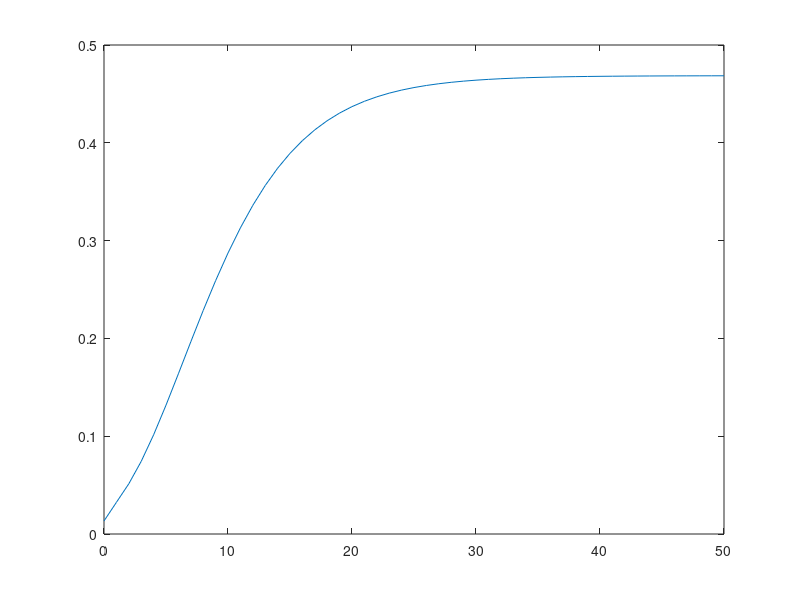

MATLAB code to generate this figure:
clc
clear all

%% 给定系统参数,参数来自 《Mode-Independent H2-Control of a DC Motor Modeled as a Markov Jump Linear System》
%% 控制系统参数
modes = 2; %系统模态数量
A(:,:,1) = 0.8353; %被控系统状态方程状态转移矩阵
A(:,:,2) = 0.9646;

B(:,:,1) = 0.0915; %被控系统状态方程控制输入增益矩阵
B(:,:,2) = 0.0982; 

F(:,:,1) = [0.20 0 0]; %被控系统状态方程噪声增益矩阵
F(:,:,2) = [0.20 0 0];

C(:,:,1) = 1; %被控系统输出方程输出矩阵
C(:,:,2) = 1;

D(1) = 1; %被控系统输出方程控制输入增益矩阵
D(2) = 1; 

H(:,:,1) = [0 0 0.15]; %被控系统输出方程噪声增益矩阵
H(:,:,2) = [0 0 0.15]; 

E(:,:,1) = [1]; %被控系统量测方程量测矩阵
E(:,:,2) = [1];

G(:,:,1) = [0 0.3 0]; %被控系统量测方程噪声增益矩阵
G(:,:,2) = [0 0.3 0];

Pr(:,:) = [0.9767 0.0233;0.0435 0.9565]; % 被控系统模态转移概率

%% 跟踪系统参数
alpha = 0.15;
a = 0.4;
b = 0.5;
c = sqrt(1-a^2-b^2); %由以上参数构造三维正弦波
hat_A = [cos(alpha)+(1-cos(alpha))*a^2   (1-cos(alpha))*a*b-sin(alpha)*c  (1-cos(alpha))*a*c+sin(alpha)*b;
    (1-cos(alpha))*a*b+sin(alpha)*c  cos(alpha)+(1-cos(alpha))*b^2    (1-cos(alpha))*b*c-sin(alpha)*a;
    (1-cos(alpha))*a*c-sin(alpha)*b  (1-cos(alpha))*b*c+sin(alpha)*a  cos(alpha)+(1-cos(alpha))*c^2;]; %被跟踪系统状态方程状态转移矩阵

hat_F = [0.2 0 0 0 0 0 0 0 0;0 0.2 0 0 0 0 0 0 0;0 0 0.2 0 0 0 0 0 0]; %被跟踪系统状态方程噪声增益矩阵

hat_C = [1 1 1]; %被跟踪系统输出方程输出矩阵

hat_E = [1.5 0 0;0 2 0]; %被跟踪系统量测方程量测矩阵

hat_G = [0 0 0 0.25 0 0 0 0 0;0 0 0 0 0.20 0 0 0 0];%被跟踪系统量测方程噪声增益矩阵

%% 构造增广系统参数
[A_row,~] = size(A(:,:,1));  %size函数默认返回矩阵维度,获取被控系统状态的维数
[~,B_col] = size(B(:,:,1));  %获取被控系统控制输入的维数
[~,F_col] = size(F(:,:,1));  %获取被控系统噪声的维数
[C_row,~] = size(C(:,:,1));  %获取被控系统输出的维数
[E_row,~] = size(E(:,:,1));  %获取被控系统量测的维数
[hat_A_row,~] = size(hat_A); %获取被跟踪系统状态的维数
[~,hat_F_col] = size(hat_F); %获取被跟踪系统随机输入的维数
[hat_E_row,~] = size(hat_E); %获取被跟踪系统量测的维数

tilde_A = zeros(A_row + hat_A_row,A_row + hat_A_row,modes); %根据系统维数定义增广矩阵
tilde_B = zeros(A_row + hat_A_row,B_col,modes);
tilde_F = zeros(A_row + hat_A_row,F_col + hat_F_col,modes);
tilde_C = zeros(C_row,A_row + hat_A_row,modes);
tilde_H = zeros(C_row,F_col + hat_F_col,modes);
tilde_E = zeros(E_row + hat_E_row,A_row + hat_A_row,modes);
tilde_G = zeros(E_row + hat_E_row,F_col + hat_F_col,modes);

for mode=1:modes
    tilde_A(:,:,mode) = blkdiag(A(:,:,mode),hat_A);  %blkdiag函数根据已有矩阵生成准对角矩阵
    tilde_B(:,:,mode) = [B(:,:,mode)' zeros(B_col,hat_A_row)]';
    tilde_F(:,:,mode) = blkdiag(F(:,:,mode),hat_F);
    tilde_C(:,:,mode) = [C(:,:,mode) -hat_C];
    tilde_H(:,:,mode) = [H(:,:,mode) zeros(C_row,hat_F_col)];
    tilde_E(:,:,mode) = blkdiag(E(:,:,mode),hat_E);
    tilde_G(:,:,mode) = blkdiag(G(:,:,mode),hat_G);
end

%% 给定性能指标参数正定矩阵Q、R、衰减因子gamma
Q(:,:,1) = 50*eye(C_row); %系统跟踪误差权重矩阵
Q(:,:,2) = 50*eye(C_row);

R(1) = 0.5;  %系统控制输入权重矩阵
R(2) = 0.5;

gamma = 0.99;  %衰减因子gamma
theta = 190.35; %H无穷控制L2增益
theta_filtering = 25; %H无穷滤波L2增益

%% 求解H无穷滤波器滤波器
P = zeros(A_row + hat_A_row,A_row + hat_A_row,modes); % 给定解的初始值
sigmma_P = zeros(A_row + hat_A_row,A_row + hat_A_row,modes); %定义按概率加权求和矩阵
L_y(:,:,:) = zeros(A_row + hat_A_row,E_row + hat_E_row,modes);  % 给定控制增益K_u_LQR的初始值
norm_P = [];
episodes = 51; %给定LQR控制器求解迭代次数

for episode = 1:episodes
    for mode = 1:modes
        sigmma_P(:,:,mode) = Pr(mode,1)*P(:,:,1) + Pr(mode,2)*P(:,:,2); %由当前P构造sigmma_P
        P(:,:,mode) = tilde_A(:,:,mode)*sigmma_P(:,:,mode)*tilde_A(:,:,mode)' + tilde_F(:,:,mode)*tilde_F(:,:,mode)' - (tilde_F(:,:,mode)*tilde_G(:,:,mode)' ...
            + tilde_A(:,:,mode)*sigmma_P(:,:,mode)*tilde_E(:,:,mode)')*inv(tilde_G(:,:,mode)*tilde_G(:,:,mode)' + tilde_E(:,:,mode)*sigmma_P(:,:,mode)*tilde_E(:,:,mode)') ...
            *(tilde_F(:,:,mode)*tilde_G(:,:,mode)' + tilde_A(:,:,mode)*sigmma_P(:,:,mode)*tilde_E(:,:,mode)')';
        P(:,:,mode) = (P(:,:,mode) + P(:,:,mode)')/2;
    end
    norm_P(episode) = trace(P(:,:,1)'*P(:,:,1) + P(:,:,2)'*P(:,:,2));
end

for mode = 1:modes
    sigmma_P(:,:,mode) = Pr(mode,1)*P(:,:,1) + Pr(mode,2)*P(:,:,2); %计算按概率加权求和的P
    L_y(:,:,mode) = -(tilde_F(:,:,mode)*tilde_G(:,:,mode)' + tilde_A(:,:,mode)*sigmma_P(:,:,mode)*tilde_E(:,:,mode)' - tilde_A(:,:,mode)*sigmma_P(:,:,mode)*inv(sigmma_P(:,:,mode) - theta_filtering^(2)*eye(A_row + hat_A_row))*sigmma_P(:,:,mode)*tilde_E(:,:,mode)') ...
        *inv(tilde_G(:,:,mode)*tilde_G(:,:,mode)' + tilde_E(:,:,mode)*sigmma_P(:,:,mode)*tilde_E(:,:,mode)' - tilde_E(:,:,mode)*sigmma_P(:,:,mode)*inv(sigmma_P(:,:,mode) - theta_filtering^(2)*eye(A_row + hat_A_row))*sigmma_P(:,:,mode)*tilde_E(:,:,mode)');
end

figure(6)
plot(0:1:(episodes-1),norm_P)
